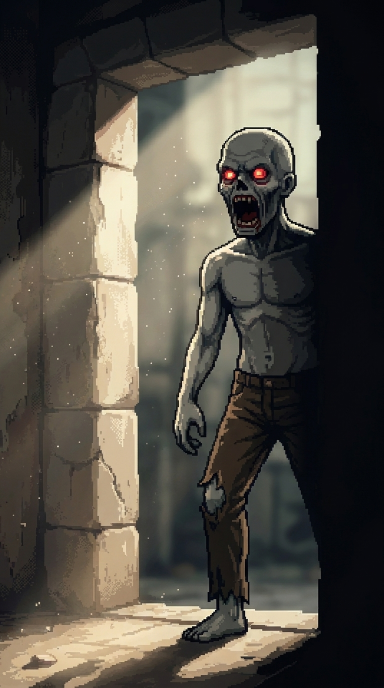
#> input picture tiktok/story_world/films/ya_legenda/frames/13.png, 768 x 1376 px (shown at 1/2 size); its folder holds 4 pictures in this run
$ python cover3.py
#> lines starting #> are read from the running program, lines starting #| are printed output that depends on the picture
### tiktok/story_world/films/ya_legenda/cover2.py
"""Обложки TikTok v2: крупный герой, огромное «ЛЕГЕНДА», плашка «СЮЖЕТ ЗА МИНУТУ».
python3 cover2.py → covers/cover_C.png, cover_D.png, cover_E.png, covers/compare2.png
"""
import os
import numpy as np
from PIL import Image, ImageDraw
import build

HERE = os.path.dirname(os.path.abspath(__file__))
W, H = 1080, 1920


def frame(scene, cx, cy, zoom):
    """Кадр сцены с приближением zoom вокруг точки (cx, cy) в долях картинки."""
#> called with scene = 13, cx = 0.55, cy = 0.4, zoom = 1.15
    for ext in ("png", "jpg"):
        p = os.path.join(HERE, "frames", f"{scene:02d}.{ext}")
        if os.path.exists(p):
            im = Image.open(p).convert("RGB")
#> im is the input picture: PIL image 768x1376 RGB; mean R, G, B 80.8, 76.6, 68.2
    cw = im.width / zoom
#> cw = 667.8
    ch = cw * 16 / 9
#> ch = 1187.2
    if ch > im.height:
        ch = im.height; cw = ch * 9 / 16
    x = min(max(0, cx * im.width - cw / 2), im.width - cw)
#> x = 88.49
    y = min(max(0, cy * im.height - ch / 2), im.height - ch)
#> y = 0
    return im.crop((int(x), int(y), int(x + cw), int(y + ch))).resize((W, H), Image.LANCZOS)
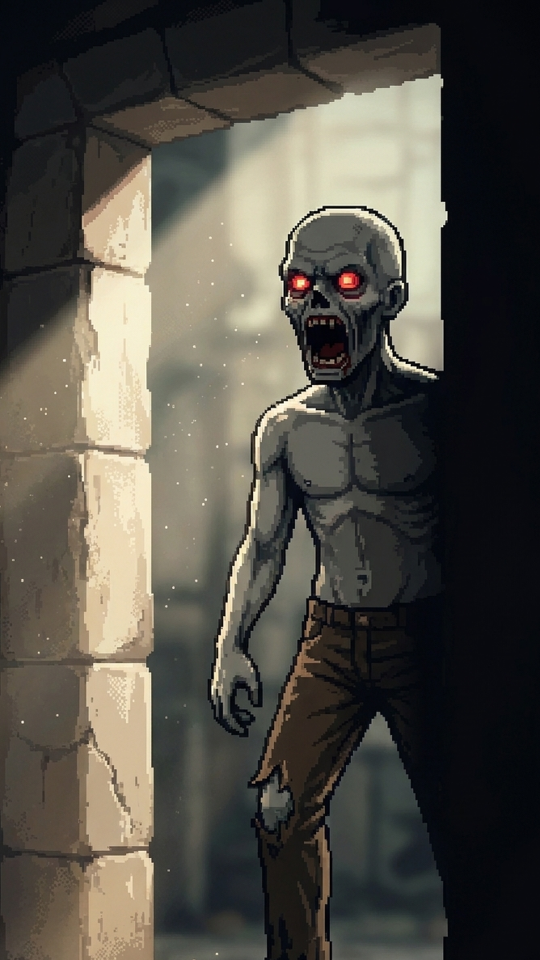
#> returned value: PIL image 1080x1920 RGB (shown at 1/2 size); mean R, G, B 81.4, 78.2, 70.2


def shade(im, top=0.6, bottom=0.7):
#> called with top = 0.6, bottom = 0.7
    a = np.asarray(im).astype(np.float32)
    yy = np.linspace(0, 1, H)[:, None, None]
    xx = np.linspace(-1, 1, W)[None, :, None]
    k = 1 - top * np.clip((0.40 - yy) / 0.28, 0, 1) - bottom * np.clip((yy - 0.62) / 0.22, 0, 1)
    k = k * (1 - 0.35 * np.abs(xx) ** 2)                           # виньетка по краям
    return Image.fromarray((a * k).clip(0, 255).astype(np.uint8)).convert("RGBA")
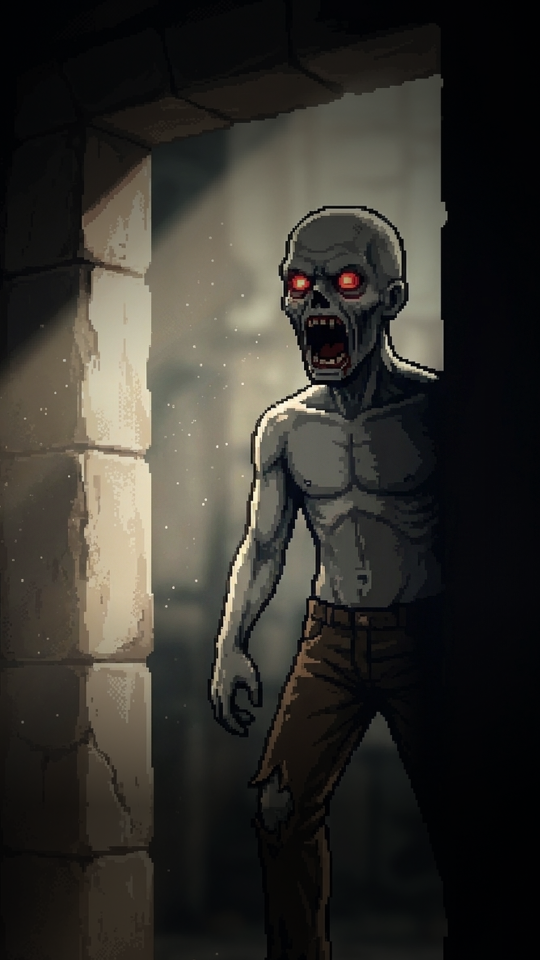
#> returned value: PIL image 1080x1920 RGBA (shown at 1/2 size); mean R, G, B, A 51.8, 49.7, 44.3, 255


def put(img, spr, x, y):
    img.alpha_composite(spr, (int(x) // 2 * 2, int(y) // 2 * 2))


# [25 lines left out: functions title, badge, make, not called in this run]


# [8 lines that do not run on import are left out]

### tiktok/story_world/films/ya_legenda/cover3.py
"""Обложки v3: плашка «СЮЖЕТ ЗА МИНУТУ» как в v2, три варианта названия фильма на кадре D (вожак).
python3 cover3.py → covers/cover_D1.png, D2, D3, covers/compare3.png
"""
import os
from PIL import Image, ImageDraw, ImageFont
import build, cover2

HERE = os.path.dirname(os.path.abspath(__file__))
W, H = 1080, 1920
OSW = os.path.join(HERE, "fonts", "Oswald.ttf")


def oswald(size):
    f = ImageFont.truetype(OSW, size)
#> (the run stopped early here; a loop or call above may not have finished)
